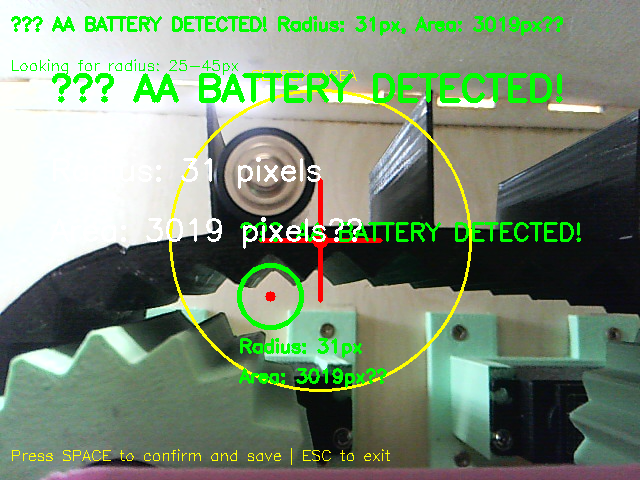
#> input picture Battery Макухина/новый код/aa_battery_r31_20260211_194912.png, 640 x 480 px, given in place of the camera
$ python 'detector function.py'
#> lines starting #> are read from the running program, lines starting #| are printed output that depends on the picture
#> in main, frame is the input picture: shape (480, 640, 3); mean B, G, R 117.8, 141.2, 123.1
import cv2
import numpy as np
import time
from collections import deque

class BatteryDetector:
    """DETECTOR FUNCTION - returns "AA", "9V", "CAP" or None (ONLY ONCE)"""

    def __init__(self):
        # Central region
        self.roi_size = 0.6

        # ========== AUTO CAPTURE FIRST FRAME ==========
        self.reference_background = None
        self.reference_captured = False
        self.frame_counter = 0
        self.capture_delay = 30

        # Detection
        self.detection_triggered = False
        self.detected_item = None
        self.detected_area = 0
        self.detection_time = 0
        self.result_returned = False

        # ========== STABILIZATION ==========
        self.change_history = deque(maxlen=10)
        self.stable_counter = 0
        self.required_stable_frames = 5
        self.change_area = 0
        self.change_percent = 0
        self.ignore_threshold = 5
        self.has_change = False

        # Area thresholds
        self.KRONA_MIN_AREA = 11000  # 9V battery
        self.AA_MAX_AREA = 10000     # AA battery

        # Red color for CAP
        self.lower_red1 = np.array([0, 70, 50])
        self.upper_red1 = np.array([10, 255, 255])
        self.lower_red2 = np.array([170, 70, 50])
        self.upper_red2 = np.array([180, 255, 255])

        self.roi_total_pixels = 0

    def get_center_roi(self, frame):
        h, w = frame.shape[:2]
#> h = 480; w = 640
        roi_w = int(w * self.roi_size)
#> roi_w = 384
        roi_h = int(h * self.roi_size)
#> roi_h = 288
        roi_x = (w - roi_w) // 2
#> roi_x = 128
        roi_y = (h - roi_h) // 2
#> roi_y = 96
        self.roi_total_pixels = roi_w * roi_h
#> self.roi_total_pixels = 110592
        return frame[roi_y:roi_y+roi_h, roi_x:roi_x+roi_w], (roi_x, roi_y, roi_w, roi_h)

    def auto_capture_first_frame(self, frame):
        self.frame_counter += 1
        if not self.reference_captured and self.frame_counter >= self.capture_delay:
            center_roi, _ = self.get_center_roi(frame)
            self.reference_background = center_roi.copy()
            self.reference_captured = True
            print(f"✅ Auto-captured first frame")
            return True
        return False

    def is_red(self, roi_item):
        if roi_item.size == 0:
            return False
        hsv = cv2.cvtColor(roi_item, cv2.COLOR_BGR2HSV)
        mask1 = cv2.inRange(hsv, self.lower_red1, self.upper_red1)
        mask2 = cv2.inRange(hsv, self.lower_red2, self.upper_red2)
        red_pixels = cv2.countNonZero(mask1) + cv2.countNonZero(mask2)
        return red_pixels > roi_item.size * 0.15

    def is_stable(self):
        if len(self.change_history) < self.required_stable_frames:
            return False
        recent_changes = list(self.change_history)[-5:]
        max_change = max(recent_changes)
        min_change = min(recent_changes)
        return (max_change - min_change) < 100

    def reset_stabilization(self):
        self.change_history.clear()
        self.stable_counter = 0
        self.has_change = False

    def detect(self, frame):
        """
        Main detection function
        Returns: "AA", "9V", "CAP" or None if no detection
        ONLY RETURNS ONCE PER DETECTION!
        """

        # Get center ROI
        center_roi, (roi_x, roi_y, roi_w, roi_h) = self.get_center_roi(frame)
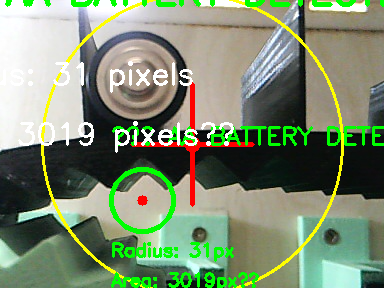
#> center_roi: shape (288, 384, 3); mean B, G, R 112.3, 140.4, 124.6
#> roi_x = 128; roi_y = 96; roi_w = 384; roi_h = 288

        # Auto capture first frame
        self.auto_capture_first_frame(frame)

        # No reference yet
        if not self.reference_captured:
            return None

        # Check if we already returned the result
        if self.detection_triggered:
            if not self.result_returned:
                self.result_returned = True
                return self.detected_item
            else:
                return None

        # Background subtraction
        center_gray = cv2.cvtColor(center_roi, cv2.COLOR_BGR2GRAY)
        ref_gray = cv2.cvtColor(self.reference_background, cv2.COLOR_BGR2GRAY)

        diff = cv2.absdiff(center_gray, ref_gray)
        _, diff_thresh = cv2.threshold(diff, 25, 255, cv2.THRESH_BINARY)

        kernel = cv2.getStructuringElement(cv2.MORPH_RECT, (3, 3))
        diff_thresh = cv2.morphologyEx(diff_thresh, cv2.MORPH_CLOSE, kernel, iterations=2)
        diff_thresh = cv2.morphologyEx(diff_thresh, cv2.MORPH_OPEN, kernel, iterations=1)

        self.change_area = cv2.countNonZero(diff_thresh)
        self.change_percent = (self.change_area / self.roi_total_pixels) * 100

        contours, _ = cv2.findContours(diff_thresh, cv2.RETR_EXTERNAL, cv2.CHAIN_APPROX_SIMPLE)

        # Check if there's a significant change
        significant_change = self.change_percent >= self.ignore_threshold and contours

        # Reset history when change disappears
        if not significant_change:
            if self.has_change:
                self.reset_stabilization()
                # Also reset detection when item is removed
                if self.detection_triggered:
                    self.detection_triggered = False
                    self.detected_item = None
                    self.result_returned = False
                    print("🔄 Item removed - ready for new detection")
            return None

        # We have a change!
        if not self.has_change:
            self.has_change = True

        # Add to history
        self.change_history.append(self.change_area)
        history_count = len(self.change_history)

        # Check stability
        if history_count >= self.required_stable_frames and self.is_stable():
            self.stable_counter += 1

            # Detection!
            if self.stable_counter >= self.required_stable_frames:
                if contours:
                    largest = max(contours, key=cv2.contourArea)
                    area = cv2.contourArea(largest)

                    if area > 500:
                        x, y, w, h = cv2.boundingRect(largest)
                        roi_item = center_roi[y:y+h, x:x+w]

                        # DETERMINE TYPE
                        if self.is_red(roi_item):
                            item_type = "CAP"
                        elif area > self.KRONA_MIN_AREA:
                            item_type = "9V"
                        elif area < self.AA_MAX_AREA:
                            item_type = "AA"
                        else:
                            item_type = None

                        if item_type:
                            # Save detection
                            self.detection_triggered = True
                            self.detected_item = item_type
                            self.detected_area = int(area)
                            self.detection_time = time.time()
                            self.result_returned = False

                            print(f"✅ DETECTED: {item_type} - {int(area)}px")
                            return item_type
        else:
            self.stable_counter = 0

        return None

    def reset(self):
        """Reset detector state completely"""
        self.detection_triggered = False
        self.detected_item = None
        self.detected_area = 0
        self.result_returned = False
        self.reset_stabilization()
        self.reference_captured = False
        self.frame_counter = 0
        print("🔄 Detector fully reset")


# ========== CORRECT USAGE EXAMPLE ==========

def main():
    """Example of how to use the detector function"""

    # Initialize detector
    detector = BatteryDetector()

    # Open camera
    cap = cv2.VideoCapture(0)
    if not cap.isOpened():
        print("❌ Could not open camera")
        return

    cap.set(cv2.CAP_PROP_FRAME_WIDTH, 640)
    cap.set(cv2.CAP_PROP_FRAME_HEIGHT, 480)

    print("\n" + "="*60)
    print("BATTERY DETECTOR FUNCTION - CORRECT USAGE")
    print("="*60)
    print("\n📌 Returns:")
    print("   • 'AA'  - AA battery")
    print("   • '9V'  - 9V battery (Krona)")
    print("   • 'CAP' - Red cap")
    print("   • None  - No detection")
    print("\n⏳ Auto-capturing first frame at frame 30...")
    print("="*60 + "\n")

    while True:
        ret, frame = cap.read()
        if not ret:
            break

        # CALL DETECT ON EACH FRAME - THIS IS THE ONLY PLACE!
        result = detector.detect(frame)
#> result = None

        # USE THE RESULT - prints ONLY ONCE per detection
        if result:
            print(f"🎯 DETECTED: {result}")

        # Show frame (optional)
        cv2.imshow("Detector", frame)

        key = cv2.waitKey(1) & 0xFF
#> (key q is pressed here)
        if key == ord('q'):
            break
        elif key == ord('r'):
            detector.reset()

    cap.release()
    cv2.destroyAllWindows()


# ========== THIS IS THE ONLY CODE THAT RUNS ==========
if __name__ == "__main__":
    # ONLY call main() - don't put extra code here!
    main()


$ run again, on Battery Макухина/новый код/aa_battery_r38_20260211_133911.png
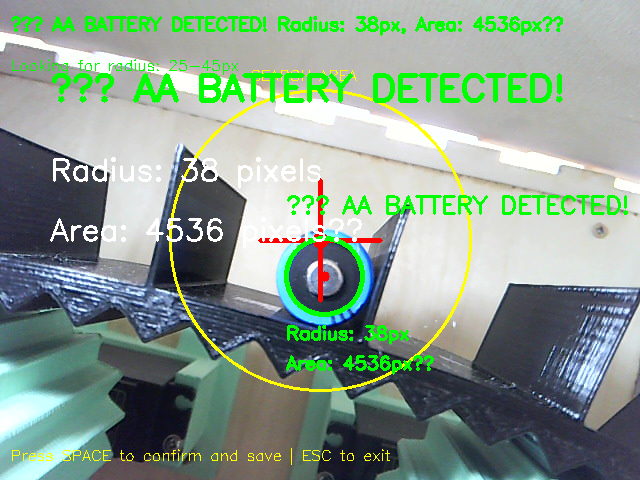
#> input picture Battery Макухина/новый код/aa_battery_r38_20260211_133911.png, 640 x 480 px, given in place of the camera
#> in main, frame is the input picture: shape (480, 640, 3); mean B, G, R 143.3, 157.1, 137.8
#> in detect, `center_roi, (roi_x, roi_y, roi_w, roi_h) = self.get_center_roi(frame)`:
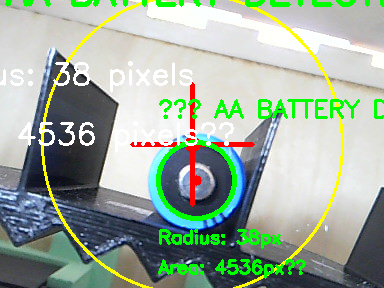
#> center_roi: shape (288, 384, 3); mean B, G, R 158.3, 173.3, 157.6
#> in detect, `center_roi, (roi_x, roi_y, roi_w, roi_h) = self.get_center_roi(frame)`: roi_x = 128; roi_y = 96; roi_w = 384; roi_h = 288
#> result = None
